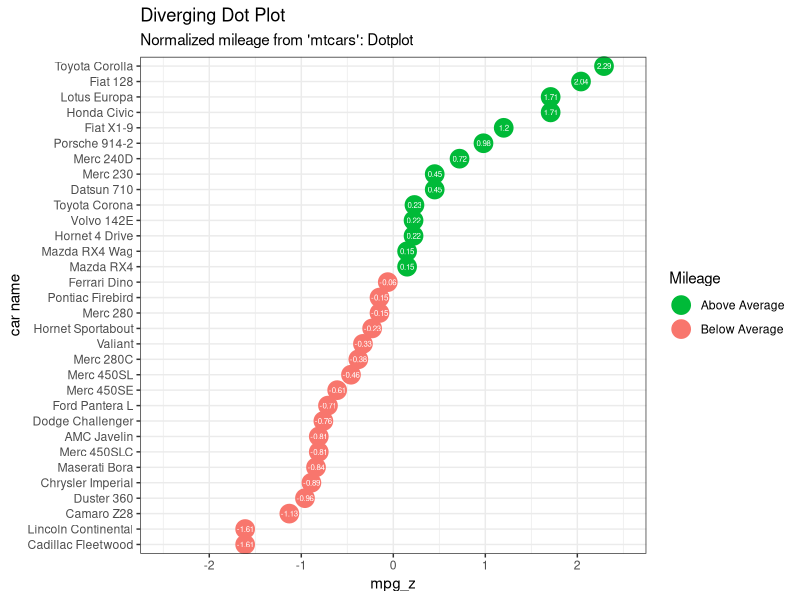

Reproduce this figure in R.

# PlotFunc(PlayerValMatrix, x = 'counter', y = 'value', color = 'variable')
# PlotFunc(PlayerbyTimeValMatrix, x = 'counter', y = 'value', color = 'variable')

########################### Example to show the Data as the best players / worse players
# Data Prep
data("mtcars")  # load data
mtcars$`car name` <- rownames(mtcars)  # create new column for car names
mtcars$mpg_z <- round((mtcars$mpg - mean(mtcars$mpg))/sd(mtcars$mpg), 2)  # compute normalized mpg
mtcars$mpg_type <- ifelse(mtcars$mpg_z < 0, "below", "above")  # above / below avg flag
mtcars <- mtcars[order(mtcars$mpg_z), ]  # sort
mtcars$`car name` <- factor(mtcars$`car name`, levels = mtcars$`car name`)  # convert to factor to retain sorted order in plot.

library(ggplot2)
theme_set(theme_bw())


# Plot
ggplot(mtcars, aes(x=`car name`, y=mpg_z, label=mpg_z)) + 
  geom_point(stat='identity', aes(col=mpg_type), size=6)  +
  scale_color_manual(name="Mileage", 
                     labels = c("Above Average", "Below Average"), 
                     values = c("above"="#00ba38", "below"="#f8766d")) + 
  geom_text(color="white", size=2) +
  labs(title="Diverging Dot Plot", 
       subtitle="Normalized mileage from 'mtcars': Dotplot") + 
  ylim(-2.5, 2.5) +
  coord_flip()
